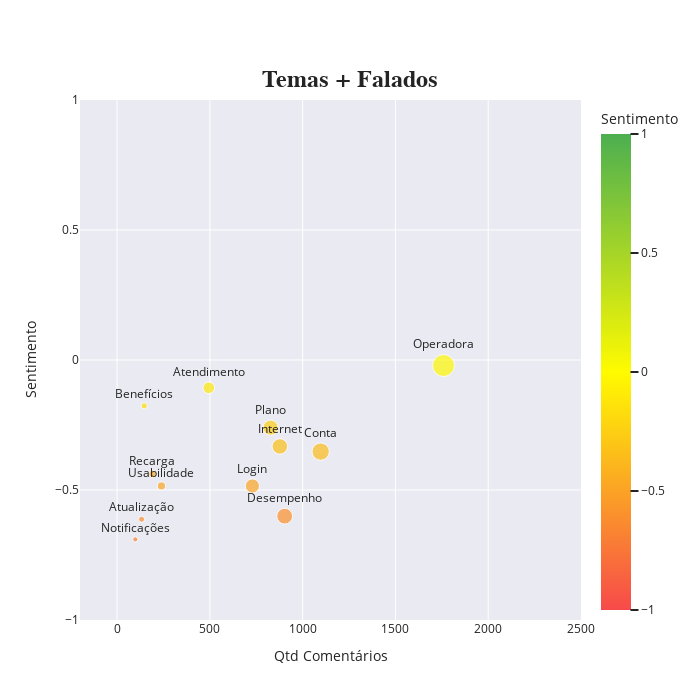

This figure's notebook cell:
### Code cell
df_vivo = df_explodido[df_explodido["app"] == "Vivo"]

#Agrupamento por tema
df_tema = df_vivo.groupby('tema_manual').agg(
    volume=('tema_manual', 'count'),
    sentimento_medio=('sentimento_continuo', 'mean')
).reset_index()

# Normaliza o volume para tamanho dos pontos no gráfico
df_tema['tamanho'] = df_tema['volume'] * 20  # Ajuste conforme necessário

fig = px.scatter(
    df_tema,
    x="volume",
    y="sentimento_medio",
    size="tamanho",
    color="sentimento_medio",
    text="tema_manual",
    color_continuous_scale= ["#F74A4A", '#FFFB00', '#4CAF50'],
    range_y=[-1, 1],
    range_x=[-200, 2500],
    title="<b>Temas + Falados</b>"
)

# Ajustes visuais
fig.update_traces(textposition='top center')
fig.update_layout(
    width=700,
    height=700,
    xaxis_title="Qtd Comentários",
    yaxis_title="Sentimento",
    coloraxis_colorbar=dict(title="Sentimento"),
    coloraxis=dict(cmin=-1, cmax=1),
    template="seaborn",
    title={'font':{
            'size': 24,
            'family': 'Arial'},
        'x': 0.5,
        'xanchor': 'center',
        'y': 0.9,
    }
)

fig.show()

### Figure 1 — Plotly figure (JSON) as saved in the notebook; plotly's stock layout.template omitted (floating-point values rounded to 4 significant figures)
{"data": [{"hovertemplate": "volume=%{x}<br>sentimento_medio=%{marker.color}<br>tamanho=%{marker.size}<br>tema_manual=%{text}<extra></extra>", "legendgroup": "", "marker": {"color": [-0.03864, -0.1069, -0.6125, -0.1763, -0.3522, -0.6007, -0.3324, -0.4845, -0.6899, -0.02122, -0.2602, -0.4383, -0.4844], "coloraxis": "coloraxis", "size": [58200, 9880, 2640, 2920, 21940, 18060, 17540, 14580, 1960, 35180, 16540, 3800, 4780], "sizemode": "area", "sizeref": 145.5, "symbol": "circle"}, "mode": "markers+text", "name": "", "orientation": "v", "showlegend": false, "text": ["App", "Atendimento", "Atualização", "Benefícios", "Conta", "Desempenho", "Internet", "Login", "Notificações", "Operadora", "Plano", "Recarga", "Usabilidade"], "textposition": "top center", "type": "scatter", "x": [2910, 494, 132, 146, 1097, 903, 877, 729, 98, 1759, 827, 190, 239], "xaxis": "x", "y": [-0.03864, -0.1069, -0.6125, -0.1763, -0.3522, -0.6007, -0.3324, -0.4845, -0.6899, -0.02122, -0.2602, -0.4383, -0.4844], "yaxis": "y"}], "layout": {"coloraxis": {"cmax": 1, "cmin": -1, "colorbar": {"title": {"text": "Sentimento"}}, "colorscale": [[0, "#F74A4A"], [0.5, "#FFFB00"], [1, "#4CAF50"]]}, "height": 700, "legend": {"itemsizing": "constant", "tracegroupgap": 0}, "title": {"font": {"family": "Arial", "size": 24}, "text": "<b>Temas + Falados</b>", "x": 0.5, "xanchor": "center", "y": 0.9}, "width": 700, "xaxis": {"anchor": "y", "domain": [0, 1], "range": [-200, 2500], "title": {"text": "Qtd Comentários"}}, "yaxis": {"anchor": "x", "domain": [0, 1], "range": [-1, 1], "title": {"text": "Sentimento"}}}}
